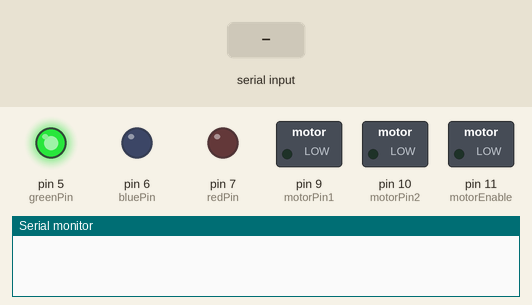
Bench run of a sketch on a simulated Arduino Uno, built with avr-gcc and run on an emulated ATmega328P. Parts: switched loads named in the sketch (green lamp = pin HIGH), output pins drawn as LEDs (lit = HIGH), the last lines printed to the serial monitor. The inputs (shaded band) are chosen by the test bench.

Above: at 1.2 s.
1.3 s: "not found\n" received over Serial
At 1.9 s:
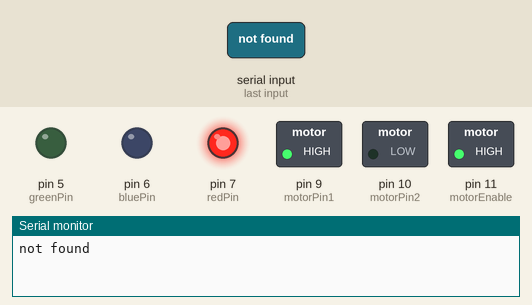
At 4.1 s:
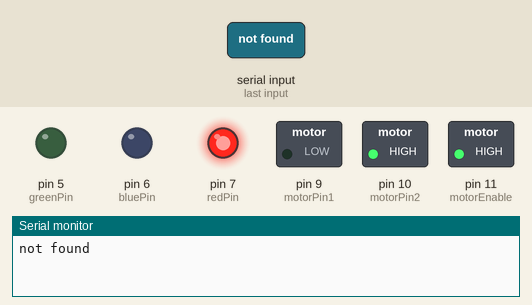
4.3 s: "found\n" received over Serial
At 6.1 s:
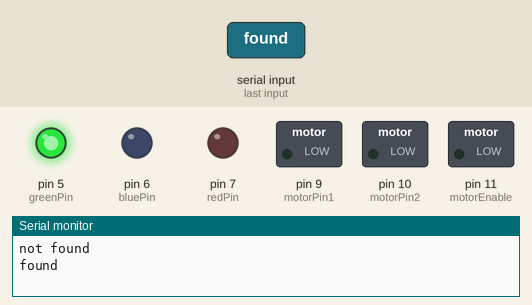
Timing chart, 0 to 7.6 s (numbered marks = the images above; inputs shaded):
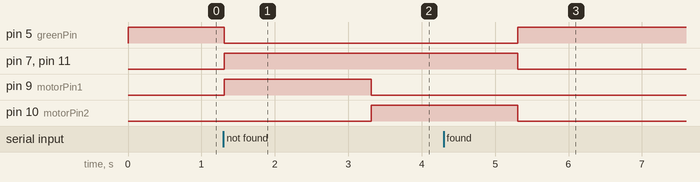

Measured:
- after the input at 1.3 s, pin 5 (greenPin): HIGH → LOW at once; pin 7 (redPin), pin 11 (motorEnable): LOW → HIGH at once; pin 9 (motorPin1): LOW → HIGH at once, → LOW 2.0 s later; pin 10 (motorPin2): LOW → HIGH after 2.0 s
- after the input at 4.3 s, pin 5 (greenPin): LOW → HIGH after 1.0 s; pin 7 (redPin), pin 10 (motorPin2): HIGH → LOW after 1.0 s

The sketch:

moon_board.ino
```cpp
const int redPin = 7;
const int greenPin = 5;
const int bluePin = 6;      // Moved from 11 to 6

const int motorPin1 = 9;    // IN1 (H-Bridge)
const int motorPin2 = 10;   // IN2 (H-Bridge)
const int motorEnable = 11; // EN (H-Bridge enable)

bool motorActive = false;   // To prevent repeating motor actions

void setup() {
  Serial.begin(9600);

  pinMode(redPin, OUTPUT);
  pinMode(greenPin, OUTPUT);
  pinMode(bluePin, OUTPUT);

  pinMode(motorPin1, OUTPUT);
  pinMode(motorPin2, OUTPUT);
  pinMode(motorEnable, OUTPUT);

  digitalWrite(greenPin, HIGH);  // Initial LED state
}

void loop() {
  if (Serial.available()) {
    String cmd = Serial.readStringUntil('\n');
    cmd.trim();
    Serial.println(cmd);

    if (cmd == "not found" && !motorActive) {
      motorActive = true;

      digitalWrite(redPin, HIGH);
      digitalWrite(greenPin, LOW);
      digitalWrite(bluePin, LOW);

      // Spin left
      digitalWrite(motorPin1, HIGH);
      digitalWrite(motorPin2, LOW);
      digitalWrite(motorEnable, HIGH);
      delay(2000);

      // Spin right
      digitalWrite(motorPin1, LOW);
      digitalWrite(motorPin2, HIGH);
      delay(2000);

      // Optionally stop here or keep spinning
      digitalWrite(motorEnable, LOW);
    }
    else if (cmd == "found" && motorActive) {
      motorActive = false;

      digitalWrite(redPin, LOW);
      digitalWrite(greenPin, HIGH);
      digitalWrite(bluePin, LOW);

      // Stop motor
      digitalWrite(motorEnable, LOW);
      digitalWrite(motorPin1, LOW);
      digitalWrite(motorPin2, LOW);
    }
  }
}
```
